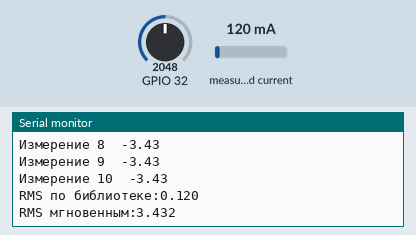
This sketch was run on a simulated ESP32. Shown: the last lines printed to the serial monitor. The test bench sets the inputs (shaded band); at power-on: GPIO 32 = 2048, measured current 120 mA.

Above: at 5.7 s.
5.8 s: GPIO 32 set to 2866
At 6.7 s:
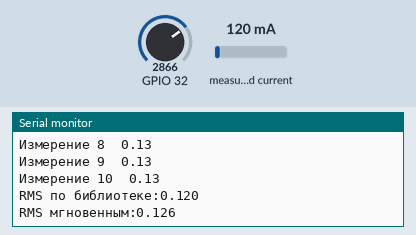
7.3 s: GPIO 32 set to 2779
At 9.0 s:
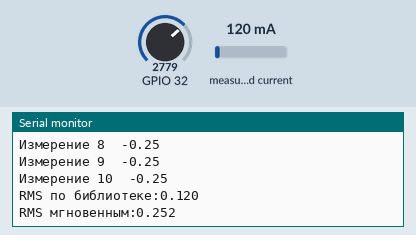
Timing chart, 0 to 10.5 s (numbered marks = the images above; inputs shaded):
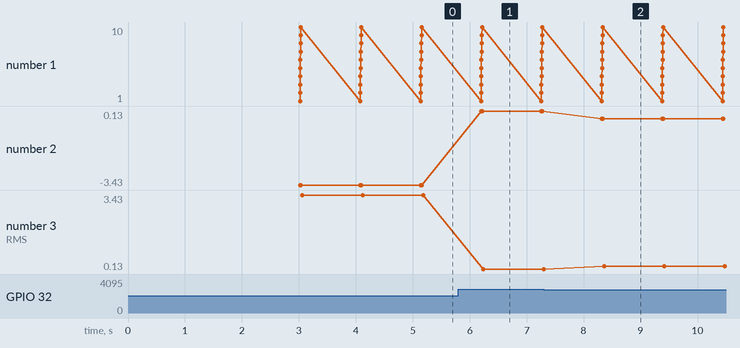

The sketch:

read_current_esp32.ino
```cpp
#include "ACS712.h"

ACS712 sensor(32, 3.3, 4095, 170.0);

int current_signal[10] = { 0, 0, 0, 0, 0, 0, 0, 0, 0, 0 };
float current_A[10] = { 0, 0, 0, 0, 0, 0, 0, 0, 0, 0 };

int rms_mA = 0;

float RMS(float arr[10]) {
  float sum = 0;
  for (int i = 0; i < 10; i++) {
    sum += pow(arr[i], 2);
  }
  float sumMean = sum / 10;
  return sqrt(sumMean);
}

void setup() {
  Serial.begin(115200);
  delay(3000);
  sensor.autoMidPoint();
}

void loop() {
  for (int i = 0; i < 10; i++) {
    current_signal[i] = analogRead(32);
    delayMicroseconds(1900);
  }
  for (int i = 0; i < 10; i++) {
    current_A[i] = (current_signal[i] - 2837) * 0.00435;
  }
  for (int i = 0; i < 10; i++) {
    Serial.printf("Измерение %d\t",i + 1);
    Serial.println(current_A[i]);
  }

  int rms_mA = sensor.mA_AC_sampling();
  float rms_A = rms_mA / 1000.0;
  Serial.print("RMS по библиотеке:");
  Serial.println(rms_A, 3);
  Serial.print("RMS мгновенным:");
  Serial.println(RMS(current_A), 3);
  Serial.println();
  delay(1000);
}
```

Measured:
- after the input at 5.8 s, the serial monitor: prints a new line after 0.40 s (image 1)
- after the input at 7.3 s, the serial monitor: prints a new line after 1.0 s (image 2)
- plotted number 2: -3.43 → 0.13 after the input at 5.8 s, 0.13 → -0.25 after the input at 7.3 s
- plotted number 3: 3.43 → 0.13 after the input at 5.8 s, 0.13 → 0.25 after the input at 7.3 s
